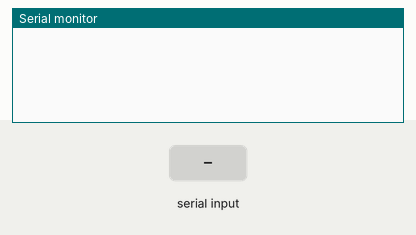
A sketch run on a simulated Arduino Uno, built with avr-gcc and run on an emulated ATmega328P. On the bench: the last lines printed to the serial monitor. The test bench sets the inputs (shaded band).

Above: at 1.2 s.
1.3 s: "90,45\n" received over Serial
At 2.2 s:
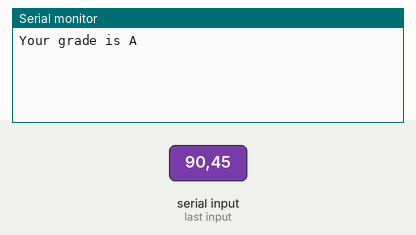
At 3.4 s:
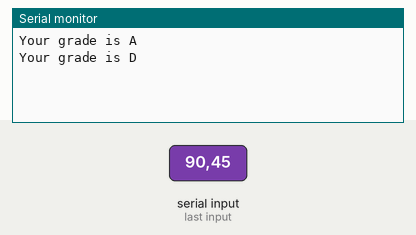

Measured:
- after the input at 1.3 s, the serial monitor: prints a new line after 0.50 s (image 1)

The sketch:

if_else.ino
```cpp
int score = 0;

void setup() {
   Serial.begin(9600);  // Start Serial Communitcation
}

void loop() {
      score = Serial.parseInt();  // Assign the input to variable score
      if (Serial.available() > 0){  // Check if serial monitor is open
      delay(500);                 // Pause for half a second or 500 ms
      if (score >= 90)            // If score is greater than or equal to 90
      {
        Serial.print("Your grade is A \n");
      }
      else if (score >= 80 && score < 90)   // If score is greater than or equal to 80 or less than 90
      {
        Serial.print("Your grade is B \n");
      }
      else if (score >= 70 && score < 80)   // If score is greater than or equal to 70 or less than 80
      {
        Serial.print("Your grade is C \n");
      }
      else                                  // If score is less than 70
      {
        Serial.print("Your grade is D \n");
      }
    }
}
```
